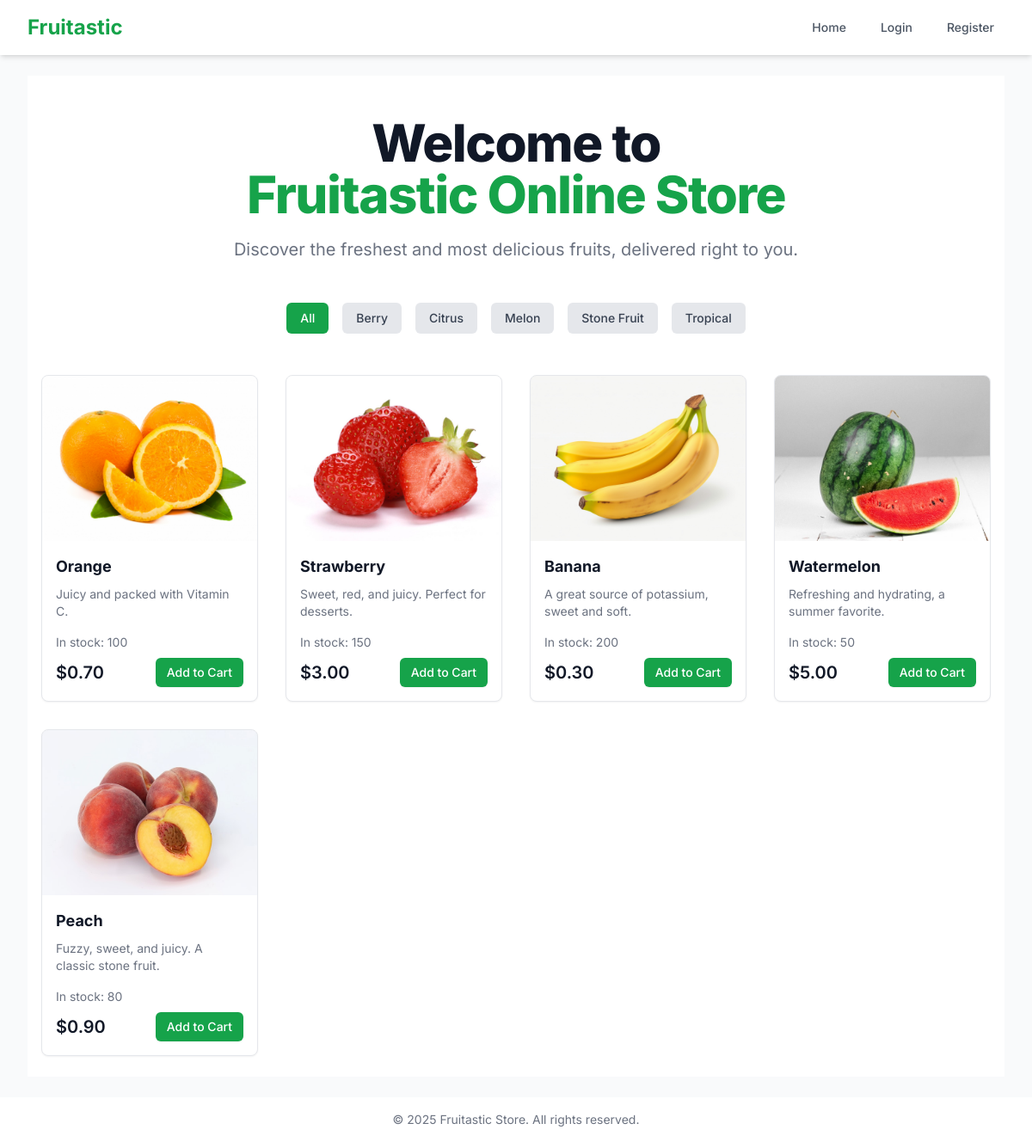
/ (signed in), run on the app's committed database.
### tables this page shows
CREATE TABLE
    `categories` (
        `catId` int (11) NOT NULL AUTO_INCREMENT,
        `category` varchar(50) NOT NULL,
        PRIMARY KEY (`catId`)
    );

CREATE TABLE
    `fruits` (
        `frId` int (11) NOT NULL AUTO_INCREMENT,
        `catId` int (11) NOT NULL,
        `name` varchar(255) NOT NULL,
        `description` text NOT NULL,
        `qty` int (11) NOT NULL DEFAULT 0,
        `price` decimal(10, 2) NOT NULL,
        `image` varchar(255) DEFAULT NULL,
        `regDate` timestamp NOT NULL DEFAULT CURRENT_TIMESTAMP,
        PRIMARY KEY (`frId`),
        KEY `catId` (`catId`),
        CONSTRAINT `fruits_ibfk_1` FOREIGN KEY (`catId`) REFERENCES `categories` (`catId`) ON DELETE CASCADE ON UPDATE CASCADE
    );

### app/controllers/FruitController.php (called while the page is built, shortened)
<?php
class FruitController extends Controller
{
    private $fruitModel;
    private $categoryModel;
    public function __construct($connection)
    {
        $this->connection = $connection;
        $this->fruitModel = new Fruit($this->connection);
        $this->categoryModel = new Category($this->connection);
    }
    public function index()
    {
        $categories = $this->categoryModel->getAll();
        $selectedCategory = $_GET['category'] ?? null;
        $fruits = $this->fruitModel->getAll($selectedCategory);
        require __DIR__ . '/../views/home/index.php';
    }
}

### app/models/Category.php (called while the page is built, shortened)
<?php
class Category
{
    private $connection;
    public function __construct(PDO $connection)
    {
        $this->connection = $connection;
    }
    public function getAll(): array
    {
        $query = "SELECT * FROM categories ORDER BY category ASC";
        $stmt = $this->connection->prepare($query);
        $stmt->execute();
        return $stmt->fetchAll(PDO::FETCH_ASSOC);
    }
}

### app/models/Fruit.php (called while the page is built, shortened)
<?php
class Fruit
{
    private $connection;
    public function __construct($connection)
    {
        $this->connection = $connection;
    }
    public function getAll($catId = null)
    {
        $query = "SELECT f.*, c.category
                  FROM fruits f
                  LEFT JOIN categories c ON f.catId = c.catId";
        $query .= " ORDER BY f.regDate DESC";
        $stmt = $this->connection->prepare($query);
        $stmt->execute();
        return $stmt->fetchAll(PDO::FETCH_ASSOC);
    }
}

### app/views/home/index.php (the view, shortened to what this page needs)
<?php require_once __DIR__ . '/../layouts/header.php'; ?>
<div class="bg-white">
    <div class="px-4 pt-12 pb-6">
        <h1 class="text-4xl font-extrabold tracking-tight text-gray-900 sm:text-5xl md:text-6xl text-center">
            <span class="block">Welcome to</span>
            <span class="block text-green-600">Fruitastic Online Store</span>
        </h1>
        <p class="mt-3 max-w-md mx-auto text-base text-gray-500 sm:text-lg md:mt-5 md:text-xl md:max-w-3xl text-center">
            Discover the freshest and most delicious fruits, delivered right to you.
        </p>
    </div>
    <div class="px-4 py-6">
        <div class="flex flex-wrap justify-center items-center gap-4">
            <a href="<?= BASE_PATH ?>"
                class="px-4 py-2 text-sm font-medium rounded-md <?= !isset($_GET['category']) ? 'bg-green-600 text-white' : 'bg-gray-200 text-gray-700' ?> hover:bg-green-500 hover:text-white transition-colors">
                All
            </a>
            <?php foreach ($categories as $category): ?>
                <a href="?category=<?= $category['catId'] ?>"
                    class="px-4 py-2 text-sm font-medium rounded-md <?= (isset($_GET['category']) && $_GET['category'] == $category['catId']) ? 'bg-green-600 text-white' : 'bg-gray-200 text-gray-700' ?> hover:bg-green-500 hover:text-white transition-colors">
                    <?= htmlspecialchars($category['category']) ?>
                </a>
            <?php endforeach; ?>
        </div>
    </div>
    <div class="px-4 py-6 grid grid-cols-1 sm:grid-cols-2 md:grid-cols-3 lg:grid-cols-4 gap-8">
        <?php foreach ($fruits as $fruit): ?>
            <div
                class="group bg-white border border-gray-200 rounded-lg flex flex-col overflow-hidden shadow-sm hover:shadow-xl transition-shadow duration-300">
                <div class="aspect-w-3 aspect-h-2 bg-gray-200 sm:aspect-none sm:h-48 relative">
                    <img src="<?= BASE_PATH . '/storage/images/' . htmlspecialchars($fruit['image'] ?: 'placeholder.png') ?>"
                        alt="<?= htmlspecialchars($fruit['name']) ?>"
                        class="w-full h-full object-center object-cover sm:w-full sm:h-full">
                </div>
                <div class="flex-1 p-4 space-y-2 flex flex-col">
                    <h3 class="text-lg font-bold text-gray-900">
                        <?= htmlspecialchars($fruit['name']) ?>
                    </h3>
                    <p class="text-sm text-gray-500 flex-1"><?= htmlspecialchars($fruit['description']) ?></p>
                    <div class="pt-2">
                        <?php if ($fruit['qty'] > 0 && $fruit['qty'] < 10): ?>
                            <p class="text-sm font-medium text-amber-600">Low stock (only <?= htmlspecialchars($fruit['qty']) ?>
                                left)</p>
                        <?php elseif ($fruit['qty'] > 0): ?>
                            <p class="text-sm text-gray-500">In stock: <?= htmlspecialchars($fruit['qty']) ?></p>
                        <?php endif; ?>
                    </div>
                    <div class="flex justify-between items-center mt-4">
                        <p class="text-xl font-semibold text-gray-900">
                            $<?= htmlspecialchars(number_format($fruit['price'], 2)) ?>
                        </p>
                        <?php if ($fruit['qty'] > 0): ?>
                            <form action="<?= BASE_PATH ?>/cart/add" method="POST">
                                <button type="submit"
                                    class="inline-flex items-center px-3 py-1.5 border border-transparent text-sm font-medium rounded-md shadow-sm text-white bg-green-600 hover:bg-green-700 focus:outline-none focus:ring-2 focus:ring-offset-2 focus:ring-green-500">
                                    Add to Cart
                                </button>
                            </form>
                        <?php endif; ?>
                    </div>
                </div>
            </div>
        <?php endforeach; ?>
    </div>
</div>
<?php require_once __DIR__ . '/../layouts/footer.php'; ?>

### app/views/layouts/header.php (style rules this page uses)
body { font-family: 'Inter', sans-serif; }

### data on the page
categories: category "Berry"
categories: category "Citrus"
categories: category "Melon"
categories: category "Stone Fruit"
categories: category "Tropical"
fruits: image (picture), name "Orange", description "Juicy and packed with Vitamin C.", qty "100", price "0.70"
fruits: image (picture), name "Strawberry", description "Sweet, red, and juicy. Perfect for desserts.", qty "150", price "3.00"
fruits: image (picture), name "Banana", description "A great source of potassium, sweet and soft.", qty "200", price "0.30"
fruits: image (picture), name "Watermelon", description "Refreshing and hydrating, a summer favorite.", qty "50", price "5.00"
fruits: image (picture), name "Peach", description "Fuzzy, sweet, and juicy. A classic stone fruit.", qty "80", price "0.90"
